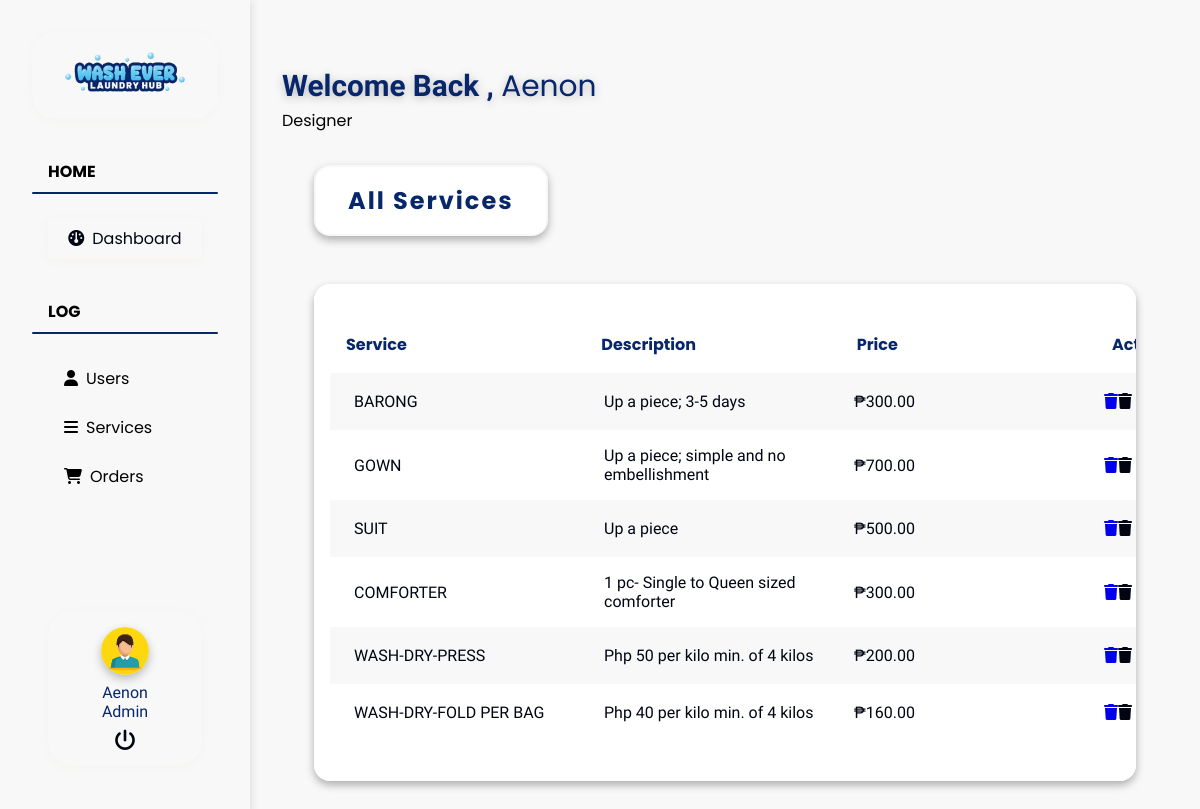
Page /servicesadmin.php (signed in) on the committed database.
### tables this page shows
CREATE TABLE `admin_tbl` (
  `admin_ID` int(11) NOT NULL,
  `first_name` varchar(111) NOT NULL,
  `last_name` varchar(111) NOT NULL,
  `username` varchar(111) NOT NULL,
  `password` varchar(111) NOT NULL,
  `email` varchar(111) NOT NULL,
  `position` varchar(111) NOT NULL,
  `date` timestamp NOT NULL DEFAULT current_timestamp() ON UPDATE current_timestamp()
);

CREATE TABLE `services_tbl` (
  `services_ID` int(11) NOT NULL,
  `title` varchar(111) NOT NULL,
  `info` varchar(111) NOT NULL,
  `price` decimal(10,2) NOT NULL
);

### servicesadmin.php (the view, shortened to what this page needs)
<!DOCTYPE html>
<html lang="en">
<?php
require_once 'connect.php';
?>
<head>
    <link rel="stylesheet" href="https://cdnjs.cloudflare.com/ajax/libs/font-awesome/6.5.1/css/all.min.css" />
    <link rel="stylesheet" href="adminnav.css">
    <link rel="stylesheet" href="menu.css">
</head>
<body class="fix-header fix-sidebar">
    <header class="header">
        <div class="navbar-container">
            <nav class="navbar">
                <div class="navbar-header">
                    <a class="navbar-brand" href="#">
                        <span><img src="Logo.png" alt="homepage" class="dark-logo" /></span>
                    </a>
                </div>
                <div class="navbar-collapse">
                    <ul class="navbar-nav">
                        <div class="home-container">
                            <p class="nav-label">Home</p>
                            <div class="line"></div>
                            <li class="dashboard"><a href="dashboard.php"><i class="fa-solid fa-gauge"></i><span>Dashboard</span></a></li>
                        </div>
                        <div class="log-container">
                            <p class="nav-label">Log</p>
                            <div class="line"></div>
                            <li> <a href="users.php"> <span><i class="fa-solid fa-user"></i></span><span>Users</span></a></li>
                            <li class="menu"> <a class="has-arrow" href="#" aria-expanded="false"><i class="fa-solid fa-bars" aria-hidden="true"></i><span class="hide-menu">Services</span></a>
                            </li>
                            <li> <a href="all_orders.php"><i class="fa-solid fa-shopping-cart" aria-hidden="true"></i><span>Orders</span></a></li>
                        </div>
                    </ul>
                </div>
                <div class="profile-container">
                    <div class="profile-wrapper">
                        <div class="profile-info">
                            <div class="profile-pic">
                                <a><img src="6769264_60111.jpg" alt="user" class="profile-pic" /></a>
                            </div>
                            <div class="profile-name">
                                <p>Admin</p>
                                <p>
                                    <?php
                                    $sql = "SELECT `first_name` FROM `admin_tbl` WHERE `admin_ID` = {$_SESSION['admin_ID']}";
                                    $result = mysqli_query($db, $sql);
                                    $row = mysqli_fetch_assoc($result);
                                    echo $row['first_name'];
                                    ?>
                                </p>
                            </div>
                        </div>
                        <div class="admin-logout">
                            <a href="logout.php"><i class="fa fa-power-off"></i></a></li>
                        </div>
                    </div>
                </div>
            </nav>
        </div>
    </header>
    <main>
        <div class="admin-container">
            <div class="admin-wrapper">
                <div class="user-welcome">
                    <div>
                        <h1>Welcome Back ,
                            <span>
                                <?php
                                $sql = "SELECT `first_name` FROM `admin_tbl` WHERE `admin_ID` = {$_SESSION['admin_ID']}";
                                $result = mysqli_query($db, $sql);
                                $row = mysqli_fetch_assoc($result);
                                echo $row['first_name'];
                                ?>
                            </span>
                        </h1>
                        <p>
                            <?php
                            $sql = "SELECT `position` FROM `admin_tbl` WHERE `admin_ID` = {$_SESSION['admin_ID']}";
                            $result = mysqli_query($db, $sql);
                            $row = mysqli_fetch_assoc($result);
                            echo $row['position'];
                            ?>
                        </p>
                    </div>
                </div>
            </div>
        </div>
    </main>
    <div class="container-fluid">
        <div class="row">
            <div class="col-12">
                <div class="col-lg-12">
                    <div class="card card-outline-primary">
                        <div class="page-label">
                            <h2>All Services</h2>
                        </div>
                        <div class="table-responsive">
                            <table id="example23" class="display nowrap table table-hover table-striped table-bordered" cellspacing="0">
                                <thead class="thead-dark">
                                    <tr>
                                        <th>Service</th>
                                        <th>Description</th>
                                        <th>Price</th>
                                        <th>Action</th>
                                    </tr>
                                </thead>
                                <tbody>
                                    <?php
                                    $sql = "SELECT * FROM services_tbl order by services_ID desc";
                                    $query = mysqli_query($db, $sql);
                                    if (!mysqli_num_rows($query) > 0) {
                                        echo '<td colspan="8"><center>No Services</center></td>';
                                    } else {
                                        while ($rows = mysqli_fetch_array($query)) {
                                            echo
                                            '<tr>
                                                <td>' . $rows['title'] . '</td>
                                                <td>' . $rows['info'] . '</td>
                                                <td>₱' . $rows['price'] . '</td>
                                                <td>
                                                    <a href="delete_menu.php?menu_del=' . $rows['services_ID'] . '" ><i class="fa fa-trash"></a>
                                                    <a href="update_menu.php?menu_upd=' . $rows['services_ID'] . '" ><i class="fa fa-edit"></a>
                                                </td>
                                            </tr>';
                                        }
                                    }
                                    ?>
                                </tbody>
                            </table>
                        </div>
                    </div>
                </div>
            </div>
        </div>
    </div>
</body>
</html>

### adminnav.css (style rules this page uses)
* { margin: 0; padding: 0; box-sizing: border-box; text-decoration: none; list-style: none; }
:root { --primary-color: #08266a; --secodary-color: #96cdf6; --dark-color: #000511; --black: #191817; --black25: #cfdbf8fb; --black10: #f8f8f8; --H1: 7.419rem; --H2: clamp(2.624rem, 3.4783vw + 0.3043rem, 5.247rem); --H3: clamp(2.856rem, 3.4783vw + 0.3043rem, 3.711rem); --H4: 2.624rem; --H5: clamp(1.313rem, 3.4783vw + 0.3043rem, 1.856rem); --H6: clamp(0.9rem, 3.4783vw + 0.3043rem, 1.313rem); }
.navbar-header { margin-top: 32px; padding: 16px; display: flex; align-items: center; justify-content: center; border-radius: 24px; background-color: var(--black10); box-shadow: 0 2px 8px rgba(240, 236, 220, 25%); -webkit-box-shadow: 0 2px 8px rgba(240, 236, 220, 25%); -moz-box-shadow: 0 2px 8px rgba(240, 236, 220, 25%); }
.navbar-header img { height: 48px; }
.navbar-container { position: fixed; top: 0; left: 0; height: 100%; width: 250px; background: var(--black10); z-index: 99; box-shadow: 2px 0 8px rgba(0, 0, 0, 10%); }
.navbar { display: flex; flex-direction: column; width: 100%; padding: 0 32px; height: 100%; }
.user-welcome h1 { font-family: Merienda, Arial; font-size: var(--H5); font-weight: 800; color: var(--primary-color); text-shadow: 0 2px 10px rgba(0, 0, 0, 25%); }
.user-welcome h1 span { font-weight: 400; font-family: Poppins, Arial; }
.user-welcome p { font-family: Poppins, Arial; border-radius: 2px; }
.navbar-nav { margin-top: 32px; font-family: Poppins, Arial; }
.nav-label { text-transform: uppercase; font-weight: 700; color: var(--black75); padding: 8px 8px 0 16px; }
.fa-solid { padding: 0 8px 0 0; }
.line { height: 2px; background-color: var(--primary-color); width: 100%; border-radius: 100vmax; margin: 0 0 16px 0; }
.log-container, .home-container { display: flex; gap: 8px; flex-direction: column; }
.log-container { margin-top: 32px; }
.log-container li { margin: 0 16px; padding: 8px 16px; border-radius: 3px; }
.log-container li a { color: var(--black75); }
.dashboard { background-color: var(--black10); padding: 8px 16px; border-radius: 3px; margin: 0 16px; text-align: center; box-shadow: 0 2px 8px rgba(240, 236, 220, 25%); -webkit-box-shadow: 0 2px 8px rgba(240, 236, 220, 25%); -moz-box-shadow: 0 2px 8px rgba(240, 236, 220, 25%); }
.dashboard a { color: var(--dark-color); }
.profile-container { background: var(--black10); position: absolute; bottom: 48px; border-radius: 24px; aspect-ratio: 1/1; left: 48px; right: 48px; box-shadow: 0 2px 8px rgba(240, 236, 220, 25%); -webkit-box-shadow: 0 2px 8px rgba(240, 236, 220, 25%); -moz-box-shadow: 0 2px 8px rgba(240, 236, 220, 25%); }
.profile-wrapper { padding: 16px 32px; display: flex; flex-direction: column; align-items: center; justify-content: space-between; height: 100%; }
.profile-info { display: flex; justify-content: center; align-items: center; color: var(--primary-color); flex-direction: column; }
.profile-pic { overflow: hidden; width: 48px; height: 48px; border-radius: 100vmax; box-shadow: 0 4px 10px rgba(0, 0, 0, 25%); }
.profile-pic img { width: 100%; }
.profile-name { display: flex; padding: 8px 0; flex-direction: column-reverse; align-items: center; }
.profile-name p { font-family: Average Sans, Arial; }
.admin-logout a { font-family: Average Sans, Arial; color: var(--dark-color); font-size: var(--H6); }

### rows in the picture
admin_tbl: first_name "Aenon", position "Designer"
services_tbl: title "BARONG", info "Up a piece; 3-5 days", price "300.00"
services_tbl: title "GOWN", info "Up a piece; simple and no embellishment", price "700.00"
services_tbl: title "SUIT", info "Up a piece", price "500.00"
services_tbl: title "COMFORTER", info "1 pc- Single to Queen sized comforter", price "300.00"
services_tbl: title "WASH-DRY-PRESS", info "Php 50 per kilo min. of 4 kilos", price "200.00"
services_tbl: title "WASH-DRY-FOLD PER BAG", info "Php 40 per kilo min. of 4 kilos", price "160.00"
